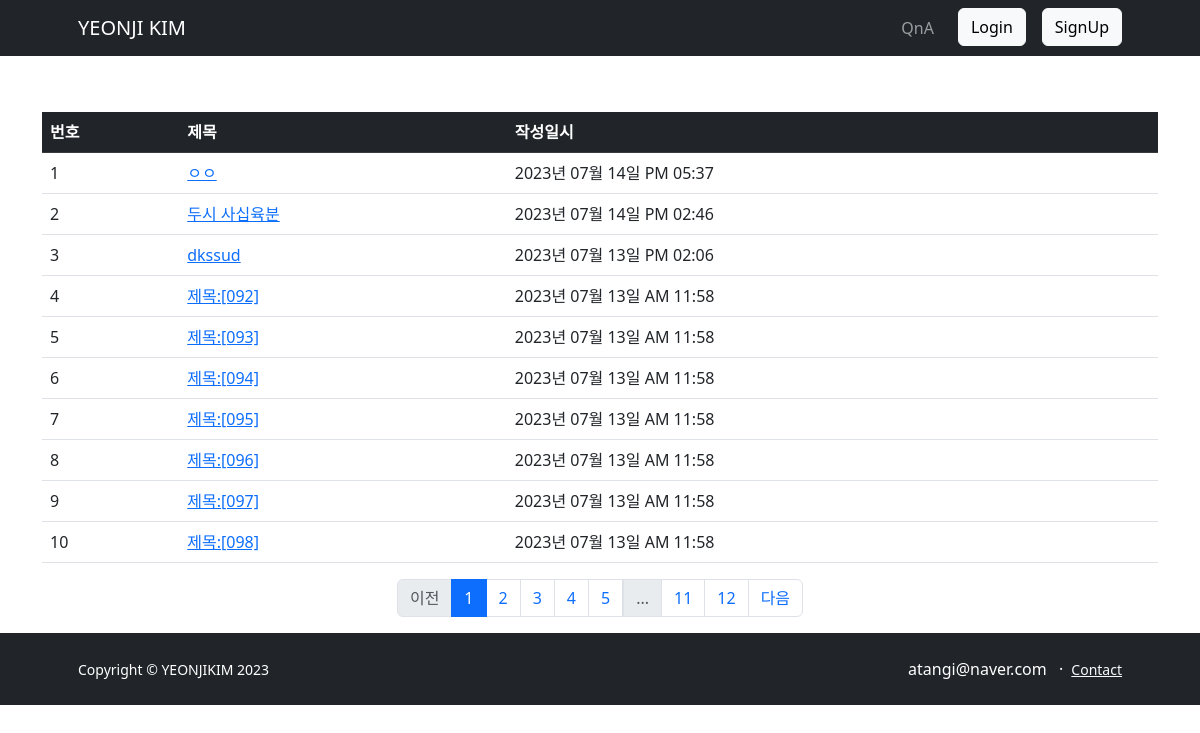
Page /question/list/ on the earlier database version.
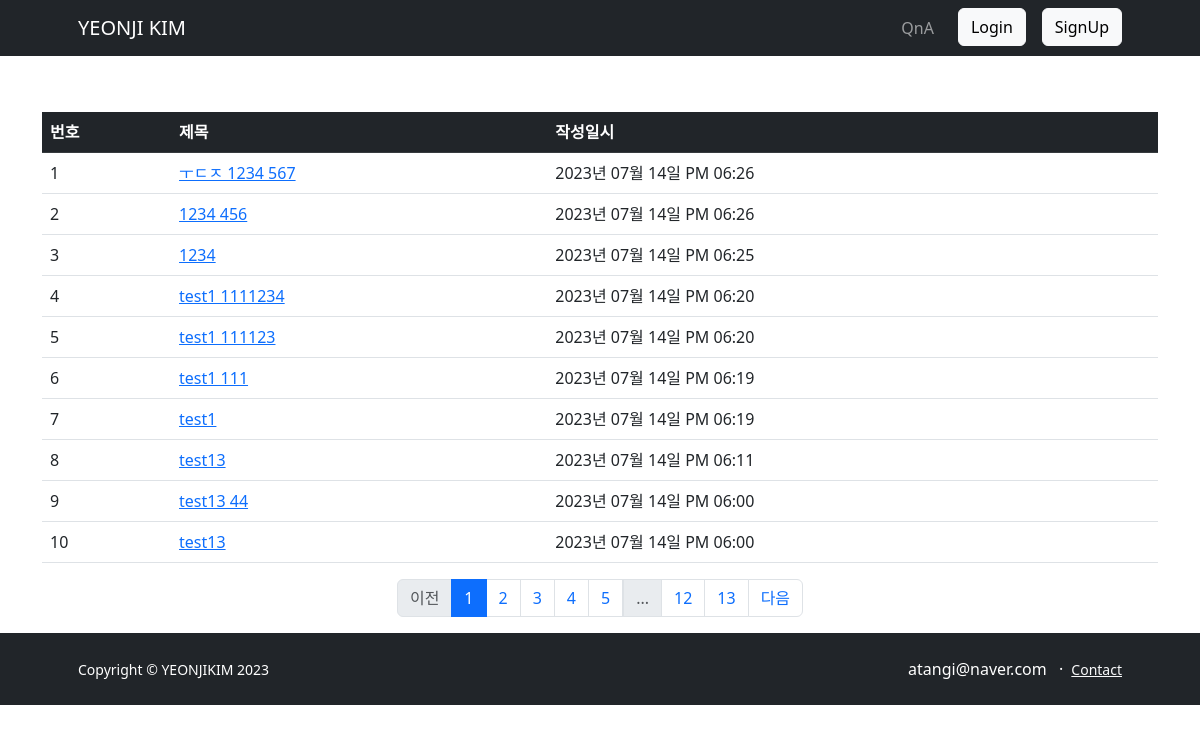
Same page on the later database version.
### app/models.py (models this page shows)
class Question(db.Model):
    id = db.Column(db.Integer, primary_key=True)
    subject = db.Column(db.String(200), nullable=False)
    content = db.Column(db.Text(), nullable=False)
    create_date = db.Column(db.DateTime(), nullable=False)
    user_id = db.Column(db.Integer, db.ForeignKey('user.id', ondelete="CASCADE"), nullable=False)
    user = db.relationship('User', backref=db.backref('question_set'))

### app/views/question_views.py (the view)
@question.route('/list/')
def _list():
    page = request.args.get('page', type=int, default=1)  # 페이지
    question_list = Question.query.order_by(Question.create_date.desc())
    question_list = question_list.paginate(page=page, per_page=10)
    return render_template('question/question_list.html', question_list=question_list)

### app/filter.py (called while the page is built)
def format_datetime(value, fmt='%Y년 %m월 %d일 %p %I:%M'):
    return value.strftime(fmt)

### app/views/auth_views.py (called while the page is built)
@auth.before_app_request
def load_logged_in_user():
    user_id = session.get('user_id')
    if user_id is None:
        g.user = None
    else:
        g.user = User.query.get(user_id)

### app/templates/question/question_list.html (shortened to what this page needs)
{% extends 'base.html' %}
{% block content %}
<div class="container my-3">
    <p>
    <table class="table">
        <thead>
        <tr class="table-dark">
            <th>번호</th>
            <th>제목</th>
            <th>작성일시</th>
        </tr>
        </thead>
        <tbody>
        {% if question_list %}
        {% for question in question_list %}
        <tr>
            <td>{{ ((question_list.page-1) * question_list.per_page) + loop.index }}</td>
            <td>
                <a href="{{ url_for('question.detail', question_id=question.id) }}">{{ question.subject }}</a>
            </td>
            <td>{{ question.create_date | date_time}}</td>
        </tr>
        {% endfor %}
        {% else %}
        <tr>
            <td colspan="3">질문이 없습니다.</td>
        </tr>
        {% endif %}
        </tbody>
    </table>
    <ul class="pagination justify-content-center">
        {% if question_list.has_prev %}
        <li class="page-item">
            <a class="page-link" href="?page={{ question_list.prev_num }}">이전</a>
        </li>
        {% else %}
        <li class="page-item disabled">
            <a class="page-link" tabindex="-1" aria-disabled="true" href="javascript:void(0)">이전</a>
        </li>
        {% endif %}
        {% for page_num in question_list.iter_pages() %}
        {% if page_num %}
        {% if page_num != question_list.page %}
        <li class="page-item">
            <a class="page-link" href="?page={{ page_num }}">{{ page_num }}</a>
        </li>
        {% else %}
        <li class="page-item active" aria-current="page">
            <a class="page-link" href="javascript:void(0)">{{ page_num }}</a>
        </li>
        {% endif %}
        {% else %}
        <li class="disabled">
            <a class="page-link" href="javascript:void(0)">...</a>
        </li>
        {% endif %}
        {% endfor %}
        {% if question_list.has_next %}
        <li class="page-item">
            <a class="page-link" href="?page={{ question_list.next_num }}">다음</a>
        </li>
        {% else %}
        <li class="page-item disabled">
            <a class="page-link" tabindex="-1" aria-disabled="true" href="javascript:void(0)">다음</a>
        </li>
        {% endif %}
    </ul>
    </div>
    {% endblock %}

Differences in the rows shown:
no longer on this page (row unchanged): Question: page "1", subject "ㅇㅇ", create_date "2023년 07월 14일 PM 05:37"
no longer on this page (row unchanged): Question: page "2", subject "두시 사십육분", create_date "2023년 07월 14일 PM 02:46"
no longer on this page (row unchanged): Question: page "3", subject "dkssud", create_date "2023년 07월 13일 PM 02:06"
no longer on this page (row unchanged): Question: page "4", subject "제목:[092]", create_date "2023년 07월 13일 AM 11:58"
no longer on this page (row unchanged): Question: page "5", subject "제목:[093]", create_date "2023년 07월 13일 AM 11:58"
no longer on this page (row unchanged): Question: page "6", subject "제목:[094]", create_date "2023년 07월 13일 AM 11:58"
no longer on this page (row unchanged): Question: page "7", subject "제목:[095]", create_date "2023년 07월 13일 AM 11:58"
no longer on this page (row unchanged): Question: page "8", subject "제목:[096]", create_date "2023년 07월 13일 AM 11:58"
no longer on this page (row unchanged): Question: page "9", subject "제목:[097]", create_date "2023년 07월 13일 AM 11:58"
no longer on this page (row unchanged): Question: page "10", subject "제목:[098]", create_date "2023년 07월 13일 AM 11:58"
added Question: page "1", subject "ㅜㄷㅈ 1234 567", create_date "2023년 07월 14일 PM 06:26"
added Question: page "2", subject "1234 456", create_date "2023년 07월 14일 PM 06:26"
added Question: page "3", subject "1234", create_date "2023년 07월 14일 PM 06:25"
added Question: page "4", subject "test1 1111234", create_date "2023년 07월 14일 PM 06:20"
added Question: page "5", subject "test1 111123", create_date "2023년 07월 14일 PM 06:20"
added Question: user "6", subject "test1 111", create_date "2023년 07월 14일 PM 06:19"
added Question: page "7", subject "test1", create_date "2023년 07월 14일 PM 06:19"
added Question: page "8", subject "test13", create_date "2023년 07월 14일 PM 06:11"
added Question: page "9", subject "test13 44", create_date "2023년 07월 14일 PM 06:00"
added Question: page "10", subject "test13", create_date "2023년 07월 14일 PM 06:00"
Other differences:
new list line: "13"
list line gone: "11"
